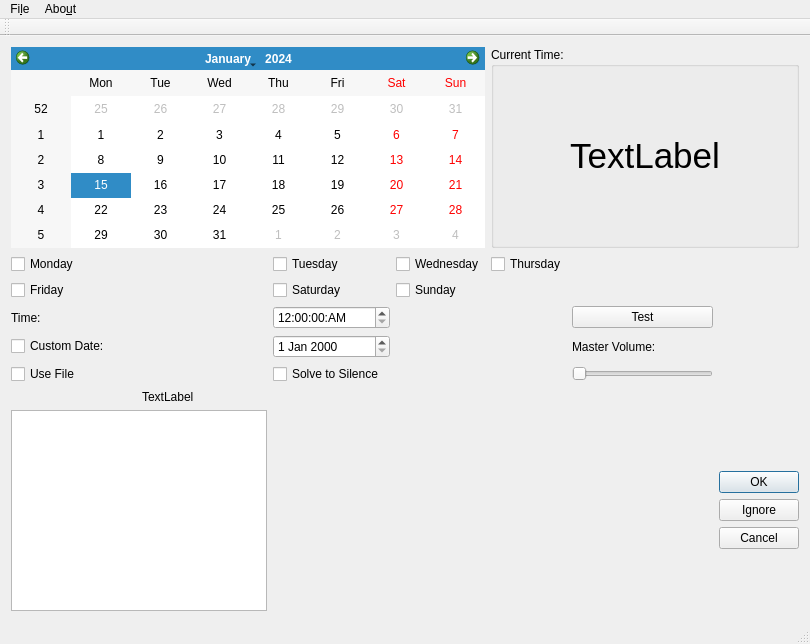
<?xml version="1.0" encoding="UTF-8"?>
<ui version="4.0">
 <class>MainWindow</class>
 <widget class="QMainWindow" name="MainWindow">
  <property name="enabled">
   <bool>true</bool>
  </property>
  <property name="geometry">
   <rect>
    <x>0</x>
    <y>0</y>
    <width>810</width>
    <height>644</height>
   </rect>
  </property>
  <property name="windowTitle">
   <string>QTalarm</string>
  </property>
  <property name="windowIcon">
   <iconset>
    <normaloff>:/new/icons/Clock.png</normaloff>:/new/icons/Clock.png</iconset>
  </property>
  <property name="autoFillBackground">
   <bool>false</bool>
  </property>
  <widget class="QWidget" name="centralWidget">
   <layout class="QGridLayout" name="gridLayout">
    <item row="0" column="6" colspan="3">
     <widget class="QGroupBox" name="groupBox">
      <property name="enabled">
       <bool>true</bool>
      </property>
      <property name="acceptDrops">
       <bool>false</bool>
      </property>
      <property name="autoFillBackground">
       <bool>false</bool>
      </property>
      <property name="title">
       <string>Current Time:</string>
      </property>
      <property name="flat">
       <bool>false</bool>
      </property>
      <property name="checkable">
       <bool>false</bool>
      </property>
      <layout class="QGridLayout" name="gridLayout_2">
       <item row="0" column="0">
        <widget class="QLabel" name="Clock">
         <property name="minimumSize">
          <size>
           <width>0</width>
           <height>0</height>
          </size>
         </property>
         <property name="font">
          <font>
           <pointsize>26</pointsize>
          </font>
         </property>
         <property name="frameShadow">
          <enum>QFrame::Sunken</enum>
         </property>
         <property name="text">
          <string>TextLabel</string>
         </property>
         <property name="alignment">
          <set>Qt::AlignCenter</set>
         </property>
        </widget>
       </item>
      </layout>
     </widget>
    </item>
    <item row="1" column="6">
     <widget class="QCheckBox" name="chkThurs">
      <property name="text">
       <string>Thursday</string>
      </property>
     </widget>
    </item>
    <item row="4" column="0" colspan="2">
     <widget class="QCheckBox" name="chkCustom">
      <property name="text">
       <string>Custom Date:</string>
      </property>
     </widget>
    </item>
    <item row="3" column="0">
     <widget class="QLabel" name="lblTime">
      <property name="text">
       <string>Time:</string>
      </property>
     </widget>
    </item>
    <item row="5" column="0">
     <widget class="QCheckBox" name="chkSounds">
      <property name="text">
       <string>Use File</string>
      </property>
     </widget>
    </item>
    <item row="5" column="2">
     <widget class="QCheckBox" name="chkBastard">
      <property name="cursor">
       <cursorShape>PointingHandCursor</cursorShape>
      </property>
      <property name="toolTip">
       <string extracomment="Force math questions to disable alarm"/>
      </property>
      <property name="text">
       <string>Solve to Silence</string>
      </property>
     </widget>
    </item>
    <item row="0" column="0" colspan="6">
     <widget class="QCalendarWidget" name="calendarWidget"/>
    </item>
    <item row="4" column="7">
     <widget class="QLabel" name="label">
      <property name="text">
       <string>Master Volume:</string>
      </property>
     </widget>
    </item>
    <item row="2" column="2">
     <widget class="QCheckBox" name="chkSat">
      <property name="text">
       <string>Saturday</string>
      </property>
     </widget>
    </item>
    <item row="3" column="7">
     <widget class="QPushButton" name="TestBtn">
      <property name="text">
       <string>Test</string>
      </property>
     </widget>
    </item>
    <item row="1" column="2">
     <widget class="QCheckBox" name="chkTues">
      <property name="text">
       <string>Tuesday</string>
      </property>
     </widget>
    </item>
    <item row="8" column="8">
     <widget class="QDialogButtonBox" name="listAlmBtn">
      <property name="sizePolicy">
       <sizepolicy hsizetype="Fixed" vsizetype="Fixed">
        <horstretch>0</horstretch>
        <verstretch>0</verstretch>
       </sizepolicy>
      </property>
      <property name="orientation">
       <enum>Qt::Vertical</enum>
      </property>
      <property name="standardButtons">
       <set>QDialogButtonBox::Cancel|QDialogButtonBox::Ignore|QDialogButtonBox::Ok</set>
      </property>
     </widget>
    </item>
    <item row="3" column="2" colspan="2">
     <widget class="QTimeEdit" name="timeEdit">
      <property name="displayFormat">
       <string>hh:mm:ss:AP</string>
      </property>
     </widget>
    </item>
    <item row="4" column="2" colspan="2">
     <widget class="QDateEdit" name="CustEdit"/>
    </item>
    <item row="1" column="4" colspan="2">
     <widget class="QCheckBox" name="chkWed">
      <property name="text">
       <string>Wednesday</string>
      </property>
     </widget>
    </item>
    <item row="1" column="0" colspan="2">
     <widget class="QCheckBox" name="chkMon">
      <property name="text">
       <string>Monday</string>
      </property>
     </widget>
    </item>
    <item row="5" column="7">
     <widget class="QSlider" name="VolumeSlider">
      <property name="orientation">
       <enum>Qt::Horizontal</enum>
      </property>
     </widget>
    </item>
    <item row="2" column="0" colspan="2">
     <widget class="QCheckBox" name="chkFri">
      <property name="text">
       <string>Friday</string>
      </property>
     </widget>
    </item>
    <item row="2" column="4">
     <widget class="QCheckBox" name="chkSun">
      <property name="text">
       <string>Sunday</string>
      </property>
     </widget>
    </item>
    <item row="6" column="1">
     <widget class="QLabel" name="txtSoundPath">
      <property name="text">
       <string>TextLabel</string>
      </property>
     </widget>
    </item>
    <item row="8" column="0" colspan="2">
     <widget class="QListWidget" name="listWidget">
      <property name="minimumSize">
       <size>
        <width>256</width>
        <height>185</height>
       </size>
      </property>
     </widget>
    </item>
   </layout>
  </widget>
  <widget class="QMenuBar" name="menuBar">
   <property name="geometry">
    <rect>
     <x>0</x>
     <y>0</y>
     <width>810</width>
     <height>24</height>
    </rect>
   </property>
   <widget class="QMenu" name="menuFile">
    <property name="title">
     <string>Fi&amp;le</string>
    </property>
    <addaction name="actionSettings"/>
    <addaction name="separator"/>
    <addaction name="actionQuit"/>
   </widget>
   <widget class="QMenu" name="menuAbout">
    <property name="title">
     <string>Abo&amp;ut</string>
    </property>
    <addaction name="actionAbout_QT"/>
    <addaction name="actionAbout_QTalam"/>
   </widget>
   <addaction name="menuFile"/>
   <addaction name="menuAbout"/>
  </widget>
  <widget class="QToolBar" name="mainToolBar">
   <attribute name="toolBarArea">
    <enum>TopToolBarArea</enum>
   </attribute>
   <attribute name="toolBarBreak">
    <bool>false</bool>
   </attribute>
  </widget>
  <widget class="QStatusBar" name="statusBar"/>
  <action name="actionQuit">
   <property name="text">
    <string>&amp;Quit</string>
   </property>
  </action>
  <action name="actionAbout_QT">
   <property name="text">
    <string>&amp;About QT</string>
   </property>
  </action>
  <action name="actionAbout_QTalam">
   <property name="text">
    <string>About &amp;QTalam</string>
   </property>
  </action>
  <action name="actionSettings">
   <property name="text">
    <string>&amp;Settings</string>
   </property>
  </action>
 </widget>
 <layoutdefault spacing="6" margin="11"/>
 <resources/>
 <connections/>
</ui>
